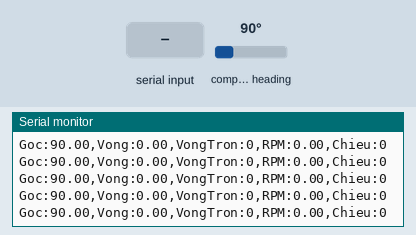
A sketch run on a simulated ESP32. On the bench: the last lines printed to the serial monitor. Wiring (inferred from the names in the program): AS5600 angle sensor at I2C address 0x36. The inputs (shaded band) are chosen by the test bench; at power-on: compass heading 90°.

Above: at 1.2 s.
1.3 s: compass heading set to 7°
At 1.41 s:
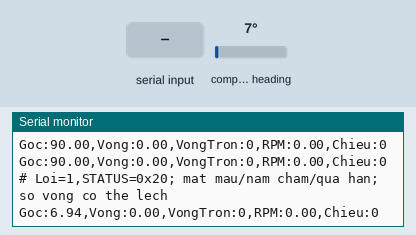
2.9 s: "r" received over Serial
At 5.01 s:
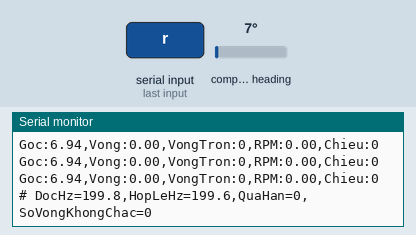
5.9 s: compass heading set to 90°
At 5.91 s:
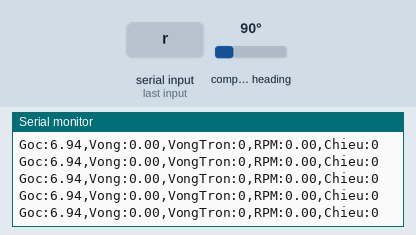

The sketch:

Cam_bien_toc_do.ino
```cpp
#include <Arduino.h>
#include <Wire.h>
#include <math.h>

// Logic dem vong doc lap phan cung; don vi 1/4096 vong.
struct Counter {
  int64_t total = 0;
  uint16_t previous = 0;
  uint32_t stamp = 0;
  bool anchored = false;
  void reset() { total = 0; anchored = false; }
  void gap() { anchored = false; }
  // 0: lay moc; 1: da cong; -1: mau khong dang tin.
  int update(uint16_t raw, uint32_t now, int direction) {
    if (raw >= 4096) { gap(); return -1; }
    if (!anchored) {
      previous = raw; stamp = now; anchored = true; return 0;
    }
    uint32_t dt = now - stamp;
    int delta = int(raw) - int(previous);
    if (delta > 2048) delta -= 4096;
    if (delta < -2048) delta += 4096;
    int64_t limit = (int64_t(1500) * 4096 * dt * 3) / 120000000 + 8;
    if (!dt || dt > 8000 || delta == 2048 || delta == -2048 ||
        delta > limit || delta < -limit) {
      gap(); return -1;
    }
    total += int64_t(direction) * delta;
    previous = raw; stamp = now;
    return 1;
  }
};

// Chan doc tu anh: can doi chieu truc tiep truoc khi cap nguon.
constexpr int SDA_PIN = 21, SCL_PIN = 22, UNUSED_PGO_PIN = 19;
constexpr uint32_t BAUD = 115200, BUS_HZ = 400000, SAMPLE_MS = 5;
constexpr uint8_t ADDRESS = 0x36, STATUS_REG = 0x0B;
constexpr int DIRECTION = 1; // Doi thanh -1 de dao quy uoc chieu.
constexpr uint32_t RPM_WINDOW_US = 200000, RETRY_MS = 100;
constexpr float EMA_ALPHA = 0.35f, DISPLAY_DEADBAND_RPM = 1.0f;

struct Snapshot {
  int64_t total = 0;
  uint32_t reads = 0, accepted = 0, errors = 0, overruns = 0;
  uint16_t angle = 0;
  float rpm = 0;
  uint8_t status = 0;
  bool valid = false, uncertain = false;
};
Snapshot shared;
portMUX_TYPE guard = portMUX_INITIALIZER_UNLOCKED;
bool resetRequested = false;

bool readSensor(uint8_t &status, uint16_t &raw) {
  Wire.beginTransmission(ADDRESS);
  Wire.write(STATUS_REG);
  if (Wire.endTransmission(false) != 0) return false;
  if (Wire.requestFrom(ADDRESS, uint8_t(3), true) != 3) return false;
  status = Wire.read();
  uint8_t hi = Wire.read(), lo = Wire.read();
  raw = (uint16_t(hi & 0x0F) << 8) | lo;
  return true;
}

void readerTask(void *) {
  Counter counter;
  Snapshot state;
  uint32_t rpmStamp = 0;
  int64_t rpmTotal = 0;
  bool rpmReady = false;
  const TickType_t period = pdMS_TO_TICKS(SAMPLE_MS);
  TickType_t wake = xTaskGetTickCount();
  for (;;) {
    bool reset;
    portENTER_CRITICAL(&guard);
    reset = resetRequested;
    resetRequested = false;
    portEXIT_CRITICAL(&guard);
    if (reset) {
      counter.reset(); rpmReady = false; state.rpm = 0;
      state.uncertain = false;
    }
    uint8_t status = 0;
    uint16_t raw = 0;
    bool connected = readSensor(status, raw);
    uint32_t now = micros();
    state.status = status;
    if (connected) ++state.reads;
    // MD=1, ML=0, MH=0 moi chap nhan mau.
    bool magnetOK = connected && (status & 0x20) && !(status & 0x18);
    state.valid = false;
    if (!magnetOK) {
      counter.gap(); ++state.errors; state.uncertain = true;
      rpmReady = false; state.rpm = 0;
    } else {
      int result = counter.update(raw, now, DIRECTION);
      state.angle = raw;
      if (result < 0) {
        ++state.errors; state.uncertain = true;
        rpmReady = false; state.rpm = 0;
      } else {
        state.valid = true; ++state.accepted;
        if (!rpmReady || result == 0) {
          rpmTotal = counter.total; rpmStamp = now; rpmReady = true;
          state.rpm = 0;
        } else if (uint32_t(now - rpmStamp) >= RPM_WINDOW_US) {
          float measured = double(counter.total - rpmTotal) * 60000000.0 /
                           (4096.0 * uint32_t(now - rpmStamp));
          state.rpm += EMA_ALPHA * (measured - state.rpm);
          rpmTotal = counter.total; rpmStamp = now;
        }
      }
    }
    state.total = counter.total;
    portENTER_CRITICAL(&guard);
    shared = state;
    portEXIT_CRITICAL(&guard);
    if (!magnetOK) {
      vTaskDelay(pdMS_TO_TICKS(RETRY_MS));
      wake = xTaskGetTickCount();
    } else {
      // Neu qua han: khong doc don nhieu mau de "bu".
      if (TickType_t(xTaskGetTickCount() - wake) >= period) {
        ++state.overruns; wake = xTaskGetTickCount();
      }
      vTaskDelayUntil(&wake, period);
    }
  }
}

void setup() {
  Serial.begin(BAUD);
  pinMode(UNUSED_PGO_PIN, INPUT); // Khong kich hoat chan lap trinh PGO.
  Serial.println("# SDA=21,SCL=22,ADDR=0x36,I2C=400000,TargetHz=200,DesignRPM=1500,MaxGapUs=8000");
  Serial.println("# RPM chua biet: gioi han tren KHONG phai toc do motor da xac minh");
  if (!Wire.begin(SDA_PIN, SCL_PIN, BUS_HZ)) {
    Serial.println("# Loi khoi tao I2C"); return;
  }
  Wire.setTimeOut(3);
  if (xTaskCreate(readerTask, "as5600", 4096, nullptr, 2, nullptr) != pdPASS)
    Serial.println("# Khong tao duoc task doc cam bien");
}

void loop() {
  if (Serial.available() && Serial.read() == 'r') {
    portENTER_CRITICAL(&guard);
    resetRequested = true;
    portEXIT_CRITICAL(&guard);
    Serial.println("# Da yeu cau dat lai moc o lan doc tiep theo");
  }
  static uint32_t printed = 0, report = 0, lastReads = 0, lastAccepted = 0;
  static uint32_t lastErrors = UINT32_MAX;
  uint32_t now = millis();
  if (uint32_t(now - printed) >= 100) {
    printed = now;
    Snapshot s;
    portENTER_CRITICAL(&guard);
    s = shared;
    portEXIT_CRITICAL(&guard);
    if (s.errors != lastErrors) {
      if (s.errors)
        Serial.printf("# Loi=%lu,STATUS=0x%02X; mat mau/nam cham/qua han; so vong co the lech\n",
                      (unsigned long)s.errors, s.status);
      lastErrors = s.errors;
    }
    if (s.valid) {
      float rpm = fabsf(s.rpm) < DISPLAY_DEADBAND_RPM ? 0 : s.rpm;
      Serial.printf("Goc:%.2f,Vong:%.2f,VongTron:%lld,RPM:%.2f,Chieu:%d\n",
                    s.angle * 360.0 / 4096, double(s.total) / 4096,
                    (long long)(s.total / 4096), rpm, (rpm > 0) - (rpm < 0));
    } else Serial.println("# Khong co mau hop le; tam ngung dong so lieu");
    if (uint32_t(now - report) >= 5000) {
      double seconds = uint32_t(now - report) / 1000.0;
      Serial.printf("# DocHz=%.1f,HopLeHz=%.1f,QuaHan=%lu,SoVongKhongChac=%d\n",
                    (s.reads-lastReads)/seconds, (s.accepted-lastAccepted)/seconds,
                    (unsigned long)s.overruns, s.uncertain);
      report = now; lastReads = s.reads; lastAccepted = s.accepted;
    }
  }
  delay(1); // Chi nhuong CPU cua task hien thi, khong cham task cam bien.
}
```

Measured:
- after the input at 1.3 s, the serial monitor: prints a new line after 0.10 s (image 1)
- after the input at 2.9 s, the serial monitor: prints a new line at once (image 2)
